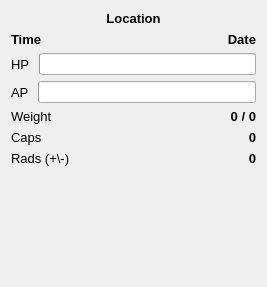
<?xml version="1.0" encoding="UTF-8"?>
<ui version="4.0">
 <class>FormSmallPlayerInfoWidget</class>
 <widget class="QWidget" name="FormSmallPlayerInfoWidget">
  <property name="geometry">
   <rect>
    <x>0</x>
    <y>0</y>
    <width>267</width>
    <height>287</height>
   </rect>
  </property>
  <property name="windowTitle">
   <string>Form</string>
  </property>
  <layout class="QVBoxLayout" name="verticalLayout">
   <item>
    <widget class="QLabel" name="lblLocation">
     <property name="font">
      <font>
       <pointsize>10</pointsize>
       <weight>75</weight>
       <bold>true</bold>
      </font>
     </property>
     <property name="text">
      <string>Location</string>
     </property>
     <property name="alignment">
      <set>Qt::AlignCenter</set>
     </property>
    </widget>
   </item>
   <item>
    <layout class="QHBoxLayout" name="horizontalLayout_6">
     <item>
      <widget class="QLabel" name="lblTime">
       <property name="font">
        <font>
         <pointsize>10</pointsize>
         <weight>75</weight>
         <bold>true</bold>
        </font>
       </property>
       <property name="text">
        <string>Time</string>
       </property>
       <property name="alignment">
        <set>Qt::AlignLeading|Qt::AlignLeft|Qt::AlignVCenter</set>
       </property>
      </widget>
     </item>
     <item>
      <widget class="QLabel" name="lblDate">
       <property name="font">
        <font>
         <pointsize>10</pointsize>
         <weight>75</weight>
         <bold>true</bold>
        </font>
       </property>
       <property name="text">
        <string>Date</string>
       </property>
       <property name="alignment">
        <set>Qt::AlignRight|Qt::AlignTrailing|Qt::AlignVCenter</set>
       </property>
      </widget>
     </item>
    </layout>
   </item>
   <item>
    <layout class="QHBoxLayout" name="horizontalLayout">
     <item>
      <widget class="QLabel" name="label_2">
       <property name="minimumSize">
        <size>
         <width>20</width>
         <height>0</height>
        </size>
       </property>
       <property name="font">
        <font>
         <pointsize>10</pointsize>
         <weight>50</weight>
         <bold>false</bold>
        </font>
       </property>
       <property name="text">
        <string>HP </string>
       </property>
      </widget>
     </item>
     <item>
      <widget class="QProgressBar" name="hpBar">
       <property name="sizePolicy">
        <sizepolicy hsizetype="Expanding" vsizetype="Fixed">
         <horstretch>0</horstretch>
         <verstretch>0</verstretch>
        </sizepolicy>
       </property>
       <property name="minimumSize">
        <size>
         <width>0</width>
         <height>0</height>
        </size>
       </property>
       <property name="styleSheet">
        <string notr="true"/>
       </property>
       <property name="value">
        <number>0</number>
       </property>
       <property name="textVisible">
        <bool>false</bool>
       </property>
      </widget>
     </item>
    </layout>
   </item>
   <item>
    <layout class="QHBoxLayout" name="horizontalLayout_2">
     <item>
      <widget class="QLabel" name="label_3">
       <property name="minimumSize">
        <size>
         <width>20</width>
         <height>0</height>
        </size>
       </property>
       <property name="font">
        <font>
         <pointsize>10</pointsize>
         <weight>50</weight>
         <bold>false</bold>
        </font>
       </property>
       <property name="text">
        <string>AP </string>
       </property>
      </widget>
     </item>
     <item>
      <widget class="QProgressBar" name="apBar">
       <property name="sizePolicy">
        <sizepolicy hsizetype="Expanding" vsizetype="Fixed">
         <horstretch>0</horstretch>
         <verstretch>0</verstretch>
        </sizepolicy>
       </property>
       <property name="minimumSize">
        <size>
         <width>0</width>
         <height>0</height>
        </size>
       </property>
       <property name="styleSheet">
        <string notr="true"/>
       </property>
       <property name="value">
        <number>0</number>
       </property>
       <property name="textVisible">
        <bool>false</bool>
       </property>
      </widget>
     </item>
    </layout>
   </item>
   <item>
    <layout class="QHBoxLayout" name="horizontalLayout_3">
     <item>
      <widget class="QLabel" name="label_5">
       <property name="sizePolicy">
        <sizepolicy hsizetype="MinimumExpanding" vsizetype="Preferred">
         <horstretch>0</horstretch>
         <verstretch>0</verstretch>
        </sizepolicy>
       </property>
       <property name="minimumSize">
        <size>
         <width>50</width>
         <height>0</height>
        </size>
       </property>
       <property name="font">
        <font>
         <pointsize>10</pointsize>
        </font>
       </property>
       <property name="text">
        <string>Weight </string>
       </property>
       <property name="alignment">
        <set>Qt::AlignLeading|Qt::AlignLeft|Qt::AlignVCenter</set>
       </property>
      </widget>
     </item>
     <item>
      <widget class="QLabel" name="weightLabel">
       <property name="font">
        <font>
         <pointsize>10</pointsize>
         <weight>75</weight>
         <bold>true</bold>
        </font>
       </property>
       <property name="text">
        <string>0 / 0</string>
       </property>
       <property name="alignment">
        <set>Qt::AlignRight|Qt::AlignTrailing|Qt::AlignVCenter</set>
       </property>
      </widget>
     </item>
    </layout>
   </item>
   <item>
    <layout class="QHBoxLayout" name="horizontalLayout_4">
     <item>
      <widget class="QLabel" name="label">
       <property name="sizePolicy">
        <sizepolicy hsizetype="MinimumExpanding" vsizetype="Preferred">
         <horstretch>0</horstretch>
         <verstretch>0</verstretch>
        </sizepolicy>
       </property>
       <property name="minimumSize">
        <size>
         <width>50</width>
         <height>0</height>
        </size>
       </property>
       <property name="font">
        <font>
         <pointsize>10</pointsize>
         <weight>50</weight>
         <bold>false</bold>
        </font>
       </property>
       <property name="text">
        <string>Caps</string>
       </property>
       <property name="alignment">
        <set>Qt::AlignLeading|Qt::AlignLeft|Qt::AlignVCenter</set>
       </property>
      </widget>
     </item>
     <item>
      <widget class="QLabel" name="capsLabel">
       <property name="font">
        <font>
         <pointsize>10</pointsize>
         <weight>75</weight>
         <bold>true</bold>
        </font>
       </property>
       <property name="text">
        <string>0</string>
       </property>
       <property name="alignment">
        <set>Qt::AlignRight|Qt::AlignTrailing|Qt::AlignVCenter</set>
       </property>
      </widget>
     </item>
    </layout>
   </item>
   <item>
    <layout class="QHBoxLayout" name="horizontalLayout_5">
     <item>
      <widget class="QLabel" name="label_4">
       <property name="sizePolicy">
        <sizepolicy hsizetype="MinimumExpanding" vsizetype="Preferred">
         <horstretch>0</horstretch>
         <verstretch>0</verstretch>
        </sizepolicy>
       </property>
       <property name="minimumSize">
        <size>
         <width>50</width>
         <height>0</height>
        </size>
       </property>
       <property name="font">
        <font>
         <pointsize>10</pointsize>
        </font>
       </property>
       <property name="text">
        <string>Rads (+\-)</string>
       </property>
      </widget>
     </item>
     <item>
      <widget class="QLabel" name="radChangeLabel">
       <property name="font">
        <font>
         <pointsize>10</pointsize>
         <weight>75</weight>
         <bold>true</bold>
        </font>
       </property>
       <property name="text">
        <string>0</string>
       </property>
       <property name="alignment">
        <set>Qt::AlignRight|Qt::AlignTrailing|Qt::AlignVCenter</set>
       </property>
      </widget>
     </item>
    </layout>
   </item>
   <item>
    <widget class="QLabel" name="lblActiveEffects">
     <property name="sizePolicy">
      <sizepolicy hsizetype="Ignored" vsizetype="Preferred">
       <horstretch>0</horstretch>
       <verstretch>0</verstretch>
      </sizepolicy>
     </property>
     <property name="text">
      <string/>
     </property>
     <property name="scaledContents">
      <bool>true</bool>
     </property>
     <property name="wordWrap">
      <bool>true</bool>
     </property>
    </widget>
   </item>
   <item>
    <spacer name="verticalSpacer">
     <property name="orientation">
      <enum>Qt::Vertical</enum>
     </property>
     <property name="sizeHint" stdset="0">
      <size>
       <width>20</width>
       <height>40</height>
      </size>
     </property>
    </spacer>
   </item>
  </layout>
 </widget>
 <resources/>
 <connections/>
</ui>
